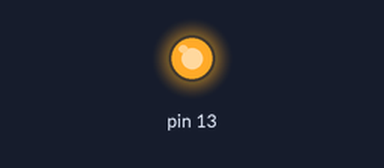
A sketch run on a simulated Arduino Uno, built with avr-gcc and run on an emulated ATmega328P. Shown: output pins drawn as LEDs (lit = HIGH). Pins used as bus, display or sensor lines are not drawn.

Above: at 1.5 s.
At 4.5 s:
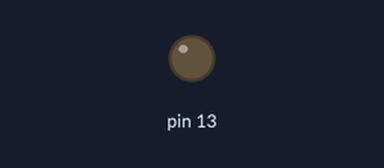
Timing chart, 0 to 7.8 s (numbered marks = the images above):
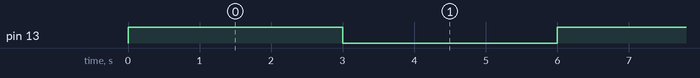

The sketch:

Test_pins.ino
```cpp
int pin_derecho = 6;

void setup() {
  // put your setup code here, to run once:
  pinMode(pin_derecho,OUTPUT);
  pinMode(13,OUTPUT);
}

void loop() {
  // put your main code here, to run repeatedly:
  //analogWrite(pin_derecho,250);
  //delay(1000);
  //analogWrite(pin_derecho,100);
  //delay(1000);
  //analogWrite(pin_derecho,0);
  //delay(1000);
  digitalWrite(pin_derecho,HIGH);
  digitalWrite(13,HIGH);
  delay(3000);
  digitalWrite(pin_derecho, LOW);
  digitalWrite(13,LOW);
  delay(3000);

}
```

Measured:
- by itself, pin 13: alternates HIGH for 3.0 s and LOW for 3.0 s
